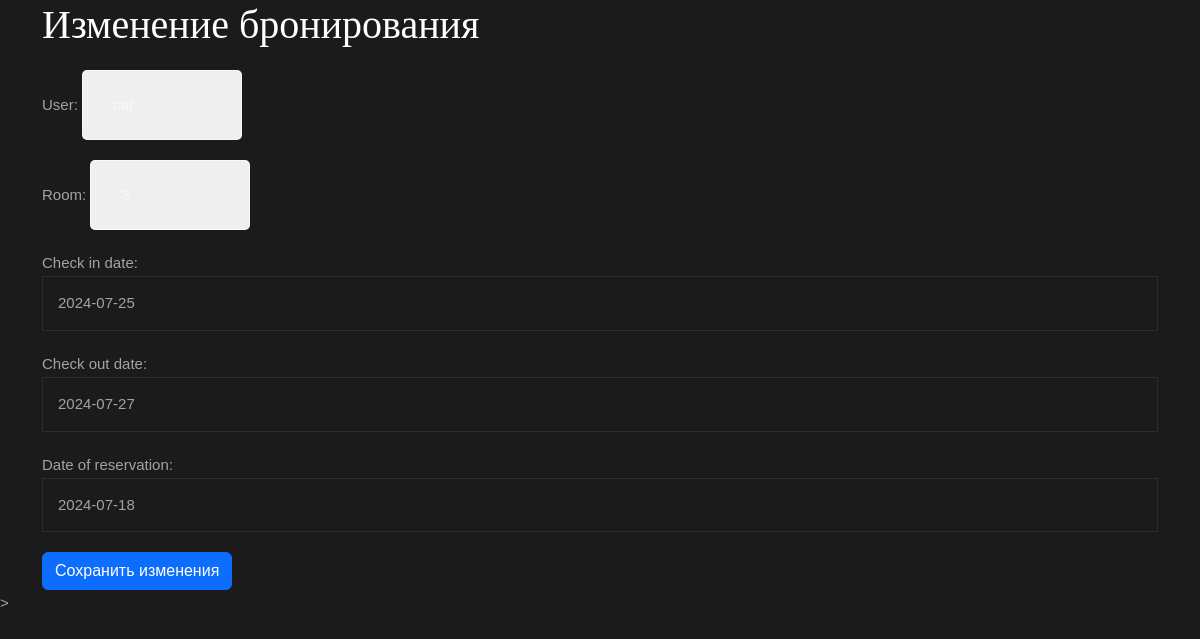
Screenshot of /booking/10/update/ with the database file from the repository.
### apps/rooms/models.py (models this page shows, shortened)
class Booking(models.Model):
    user = models.ForeignKey(
        User,
        on_delete=models.CASCADE,
        related_name='bookings'
    )
    room = models.ForeignKey(
        Room,
        on_delete=models.CASCADE,
        related_name='bookings'
    )
    check_in_date = models.DateField()
    check_out_date = models.DateField()
    date_of_reservation = models.DateField(default=timezone.now)
    MIN_STAY_DURATION = 2
    class Meta:
        ordering = ['-date_of_reservation']

### apps/rooms/views.py (the view, shortened to what this page needs)
# urls.py: path('booking/<int:pk>/update/', BookingUpdateView.as_view(), name="booking_update"),
class BookingUpdateView(generic.UpdateView):
    model = Booking
    form_class = BookingForm
    template_name = 'booking/update.html'
    success_url = reverse_lazy('admin_bookings')

### apps/rooms/forms.py
class BookingForm(forms.ModelForm):
    class Meta:
        model = Booking
        fields = [
            'user',
            'room',
            'check_in_date',
            'check_out_date',
            'date_of_reservation',
        ]

### apps/rooms/models.py (called while the page is built)
    def __str__(self):
        return str(self.number)

### templates/booking/update.html (shortened to what this page needs)
{% extends 'base/base.html' %}
{% block content %}
    <div class="container">
        <h1>Изменение бронирования</h1>
        <form method="post">
            {{ form.as_p }}
            <button type="submit" class="btn btn-primary">Сохранить изменения</button>
        </form>
    </div>
{% endblock %}

### rows the page displays
Booking: user "cat", room "3", check_in_date "2024-07-25", check_out_date "2024-07-27", date_of_reservation "2024-07-18"
